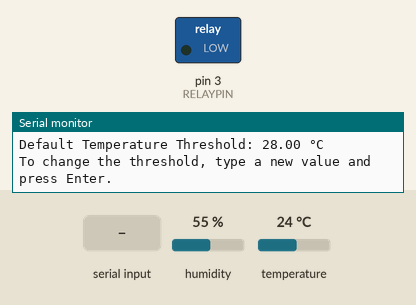
A sketch run on a simulated Arduino Uno, built with avr-gcc and run on an emulated ATmega328P. On the bench: switched loads named in the sketch (green lamp = pin HIGH), the last lines printed to the serial monitor. The test bench sets the inputs (shaded band); at power-on: temperature 24 °C, humidity 55 %.

Above: at 1.2 s.
1.3 s: temperature set to 27 °C
3.6 s: temperature set to 30 °C
At 4.6 s:
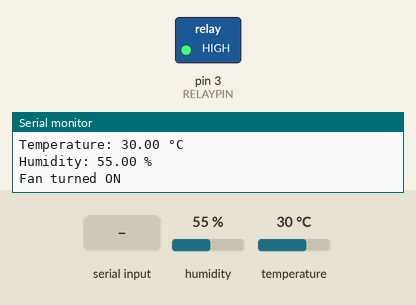
5.6 s: "90,45\n" received over Serial
At 10.2 s:
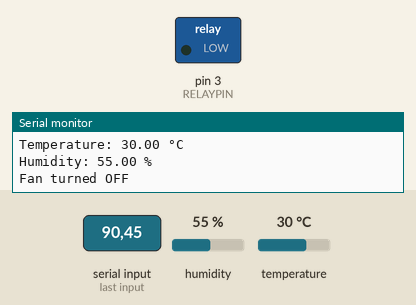
10.6 s: "5\n" received over Serial
At 14.6 s:
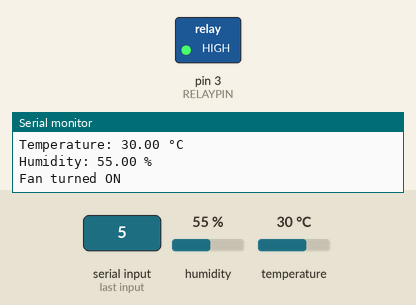
15.7 s: "30,150\n" received over Serial
At 20.3 s:
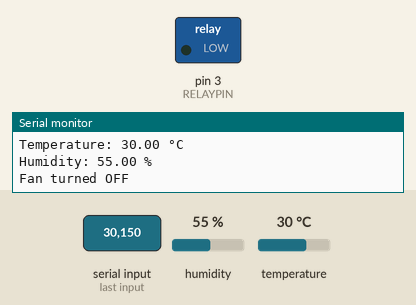
Timing chart, 0 to 21.7 s (numbered marks = the images above; inputs shaded):
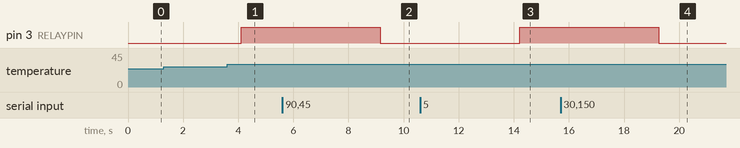

The sketch:

dht11_fan_control.ino
```cpp
#include <DHT.h>

#define DHTPIN 2               // Pin connected to the DATA pin of the DHT11 sensor
#define DHTTYPE DHT11          // DHT 11
#define RELAYPIN 3             // Pin connected to the IN pin of the relay module
#define DEFAULT_TEMP_THRESHOLD 28 // Default temperature threshold in degrees Celsius

DHT dht(DHTPIN, DHTTYPE);
float tempThreshold = DEFAULT_TEMP_THRESHOLD;

void setup() {
  Serial.begin(9600);
  dht.begin();
  pinMode(RELAYPIN, OUTPUT);
  digitalWrite(RELAYPIN, LOW); // Make sure relay is off initially

  Serial.println("System Initialized");
  Serial.print("Default Temperature Threshold: ");
  Serial.print(tempThreshold);
  Serial.println(" °C");
  Serial.println("To change the threshold, type a new value and press Enter.");
}

void loop() {
  // Wait a few seconds between measurements.
  delay(2000);

  // Read temperature and humidity
  float temperature = dht.readTemperature();
  float humidity = dht.readHumidity();

  // Check if readings are valid
  if (isnan(temperature) || isnan(humidity)) {
    Serial.println("Failed to read from DHT sensor!");
    return;
  }

  // Print temperature and humidity to serial monitor
  Serial.print("Temperature: ");
  Serial.print(temperature);
  Serial.println(" °C");

  Serial.print("Humidity: ");
  Serial.print(humidity);
  Serial.println(" %");

  // Check if temperature exceeds the threshold
  if (temperature > tempThreshold) {
    // Turn on the fan
    digitalWrite(RELAYPIN, HIGH);
    Serial.println("Fan turned ON");
  } else {
    // Turn off the fan
    digitalWrite(RELAYPIN, LOW);
    Serial.println("Fan turned OFF");
  }

  // Check for serial input to change the temperature threshold
  if (Serial.available() > 0) {
    String input = Serial.readString();
    float newThreshold = input.toFloat();
    if (newThreshold > 0) {  // Basic validation of input
      tempThreshold = newThreshold;
      Serial.print("New Temperature Threshold: ");
      Serial.print(tempThreshold);
      Serial.println(" °C");
    } else {
      Serial.println("Invalid input. Please enter a valid number.");
    }
  }
}
```

Measured:
- the behaviour switches between 28 and 29 °C on temperature (found by bisection; images 0 and 1)
- after the input at 3.6 s, pin 3 (RELAYPIN): LOW → HIGH after 0.51 s
- after the input at 5.6 s, pin 3 (RELAYPIN): HIGH → LOW after 3.6 s
- after the input at 10.6 s, pin 3 (RELAYPIN): LOW → HIGH after 3.6 s
- after the input at 15.7 s, pin 3 (RELAYPIN): HIGH → LOW after 3.6 s
